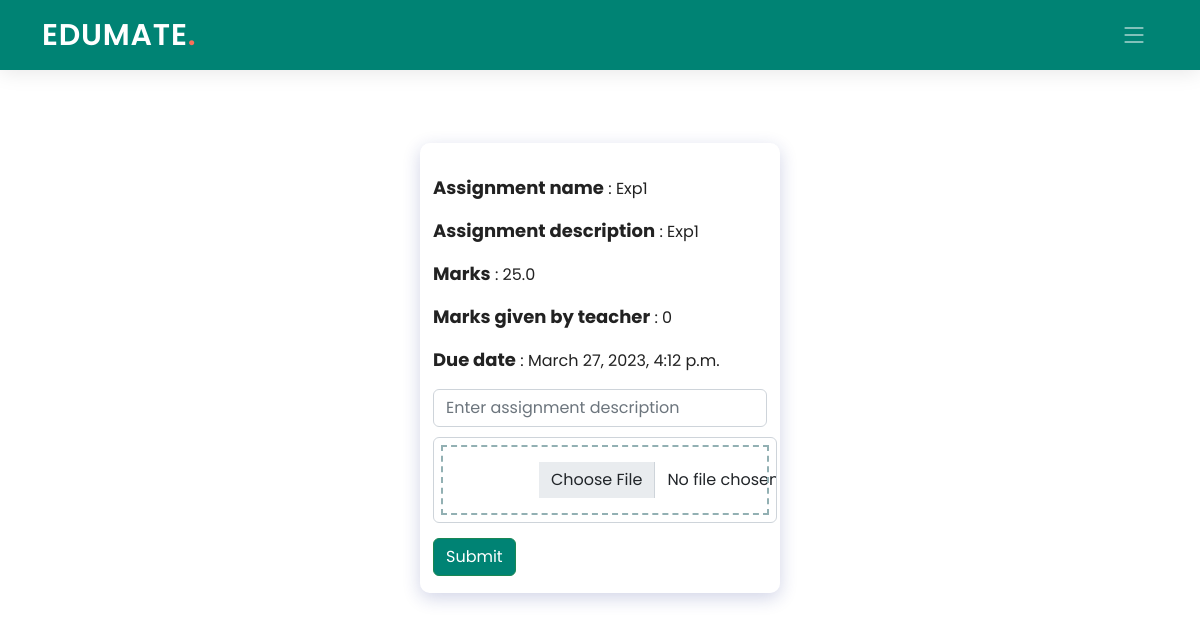
The app's page /student/1/classroom/PPJ8YI/assignment/1/, older data.
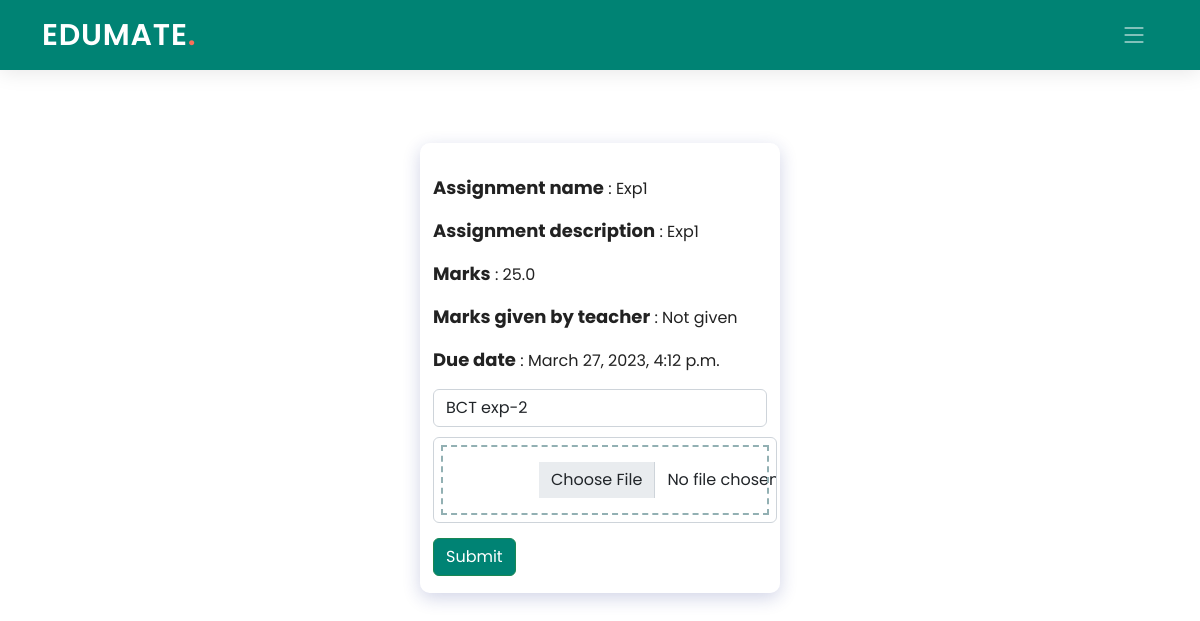
The same page, newer data.
### Student/models.py (models this page shows, shortened)
class SubmittedAssignments(models.Model):
    assign_id = models.AutoField(primary_key=True)
    assign_desc = models.CharField(max_length=100)
    assign_file = models.FileField(upload_to='Student/static/upload/')
    assignment_id = models.ForeignKey("Teacher.Assignments", on_delete=models.CASCADE, blank=True, null=True)
    stud_id = models.ForeignKey("Edumate_app.Students", on_delete=models.CASCADE, blank=True, null=True)
    marks = models.FloatField(default=None, null=True)
    sub_date = models.DateTimeField(default=timezone.now)
    class Meta:
        db_table = "SubAssigns"

### Student/views.py (the view, shortened to what this page needs)
# urls.py: path('classroom/<pk2>/assignment/<pk3>/', views.assignmentsub, name='assignment'),
def assignmentsub(request, pk, pk2, pk3):
    assign=Assignments.objects.filter(assignment_id=pk3)
    pflag=assign[0].peer_grade
    peer_1=[]
    peer_2=[]
    marks_1=""
    marks_2=""
    temp=False
    submi=SubmittedAssignments.objects.filter(stud_id=pk, assignment_id=pk3)
    submidone={}
    marks_given=0
    if submi:
        submidone['desc']=submi[0].assign_desc
        submidone['file']=submi[0].assign_file
        if assign[0].peer_grade:
            peer1=PeerStudents.objects.filter(assign_id=pk3, as_peer_1=pk)
            peer2=PeerStudents.objects.filter(assign_id=pk3, as_peer_2=pk)
            flag1=False
            flag2=False
            flag3=False
            for i in peer1:
                if i.as_1_marks:
                    marks_given=marks_given+i.as_1_marks
                    flag1=True
            for i in peer2:
                if i.as_2_marks:
                    marks_given=marks_given+i.as_2_marks
                    flag2=True
            if submi[0].marks:
                marks_given=marks_given+4*submi[0].marks
                flag3=True
            if flag1 and flag2 and flag3:
                marks_given=marks_given/6
            else:
                marks_given=""
        else:
            if submi[0].marks:
                marks_given=submi[0].marks
            else:
                marks_given=""
    else:
        submidone['desc']=""
        submidone['file']=""
    if(len(peer_1) and len(peer_2)):
        return render(request, 'Student/assignment.html', {'assign': assign, 'pk': pk, 'pk2': pk2, 'desc1': peer_1[0], 'desc2': peer_2[0], 'pflag': pflag, 'submi': submidone, 'marks': marks_given, 'marks_1': marks_1, 'marks_2': marks_2})
    else:
        return render(request, 'Student/assignment.html', {'assign': assign, 'pk': pk, 'pk2': pk2, 'desc1': "X", 'desc2': "X", 'pflag': pflag, 'submi': submidone, 'marks': marks_given, 'marks_1': marks_1, 'marks_2': marks_2})

### Student/templates/Student/assignment.html (shortened to what this page needs)
{% extends './base_student.html' %}
{% load static %}
{% block styles %}
<link href="{% static 'Student/assets/css/assignment.css' %}" rel="stylesheet">
{% endblock styles %}
{% block navbar %}
<header id="header" class="header d-flex align-items-center">
    <div class="container-fluid container-xl d-flex align-items-center justify-content-between">
      <a href="#" class="logo d-flex align-items-center">
        <h1>EDUMATE<span>.</span></h1>
      </a>
      <i class="mobile-nav-toggle mobile-nav-show bi bi-list"></i>
    </div>
  </header>
  {% endblock navbar %}
{% block content %}
  <div class="container">
    <div class="row" style="display: flex;
    flex-direction: row;
    flex-wrap: wrap;
    justify-content: space-evenly;
    height: 80vh;
    align-items: center;">
    <div class="main-content" style="background: rgba( 255, 255, 255, 0.25 );
      box-shadow: 0 5px 18px 0 rgba(26, 38, 135, 0.20 );
      backdrop-filter: blur( 4px );
      -webkit-backdrop-filter: blur( 4px );
      border-radius: 10px;
      border: 1px solid rgba( 255, 255, 255, 0.18 );">
        <div>
          <p style="padding-top: 30px"><b>Assignment name</b> : {{ assign.0.assignment_name }}</p>
          <p><b>Assignment description</b> : {{ assign.0.assignment_description }}</p>
          <p><b>Marks</b> : {{ assign.0.max_marks }}</p>
          {% if marks != "" %}
          <p><b>Marks given by teacher</b> : {{ marks }}</p>
          {% else %}
          <p><b>Marks given by teacher</b> : Not given</p>
          {% endif %}
          <p><b>Due date</b> : {{ assign.0.duedate }}</p>
        </div>
          <form method="post" action="#" enctype="multipart/form-data" >
            {% if submi.desc %}
            <input style="margin-bottom: 10px;" class="form-control" type="text" placeholder="Enter assignment description" name="description" required value="{{ submi.desc }}">
            {% else %}
            <input style="margin-bottom: 10px;" class="form-control" type="text" placeholder="Enter assignment description" name="description" required>
            {% endif %}
            <div class="form-group files">
                {% if submi.file %}
                <input onchange="updateFiles()" id="file" type="file" class="form-control" name="submission">
                {% else %}
                <input onchange="updateFiles()" id="file" type="file" class="form-control" name="submission" required>
                {% endif %}
            </div>
            <button class="btn btn-success" type="submit">Submit</button>
          </form>
      </div>
    </div>
  </div>
{% endblock content %}

Row changes from the older to the newer data that the page shows:
added SubmittedAssignments: description "BCT exp-2"
Text that changed along with them:
{{ marks }}: "0" → (not shown)
text now shown: ": Not given"
